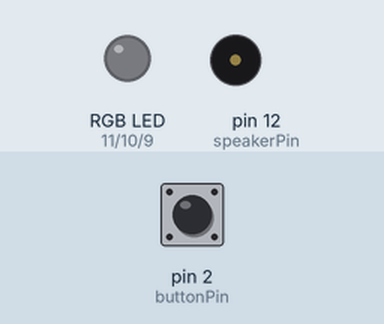
Simulated run of this sketch. Board: Arduino Uno, built with avr-gcc and run on an emulated ATmega328P. Parts: an RGB LED mixed from three pins (HIGH = lit), buzzer (waves = sounding). The test bench sets the inputs (shaded band); at power-on: pin 2 (buttonPin) LOW.

Above: at 1.2 s.
1.3 s: pin 2 (buttonPin) pulled HIGH for 1 s
At 2.8 s:
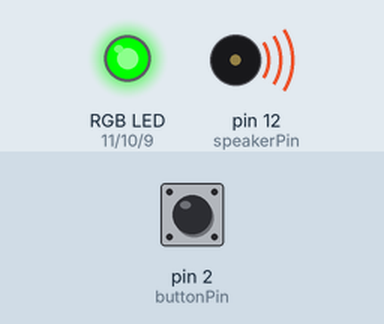
Timing chart, 0 to 9.3 s (numbered marks = the images above; inputs shaded):
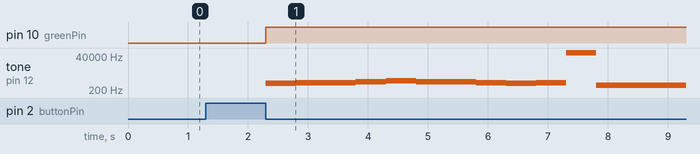

Measured:
- after the input at 1.3 s, pin 10 (greenPin): LOW → HIGH after 1.0 s; tone on pin 12 (speakerPin): plays 554 Hz for 0.50 s, 622 Hz for 1.0 s, 698 Hz for 0.50 s, 831 Hz for 0.50 s, 740 Hz for 0.50 s, 698 Hz for 0.50 s … (11 notes in this stretch), starting after 1.0 s

The sketch:

Demo.ino
```cpp
/*
Adafruit Arduino - Lesson 3. RGB LED
*/

int speakerPin = 12;
int redPin = 11;
int greenPin = 10;
int bluePin = 9;
int buttonPin = 2;

int buttonState;             // the current reading from the input pin
int lastButtonState = LOW;
int reading;

unsigned long lastDebounceTime = 0;  // the last time the output pin was toggled
unsigned long debounceDelay = 500;


void setup()
{
  pinMode(speakerPin, OUTPUT);
  pinMode(redPin, OUTPUT);
  pinMode(greenPin, OUTPUT);
  pinMode(bluePin, OUTPUT);
  pinMode(buttonPin, INPUT);
}

void loop()
{
  reading = digitalRead(buttonPin);
  buttonState = digitalRead(buttonPin);

  if (reading != lastButtonState)
  {
    // reset the debouncing timer
    lastDebounceTime = millis();
  }

  if ((millis() - lastDebounceTime) > debounceDelay)
  {
    // whatever the reading is at, it's been there for longer than the debounce
    // delay, so take it as the actual current state:

    // if the button state has changed:
    if (reading != buttonState)
    {
      buttonState = reading;


    if(buttonState == HIGH)
      {
    setColor(0,255,0);
    play();
      }

    else
      {
    setColor(255,0,0);
    noTone(speakerPin);
       }
    }
  }

  // save the reading. Next time through the loop, it'll be the lastButtonState:
  lastButtonState = reading;
}

void setColor(int red, int green, int blue)
{
  #ifdef COMMON_ANODE
    red = 255 - red;
    green = 255 - green;
    blue = 255 - blue;
  #endif
  analogWrite(redPin, red);
  analogWrite(greenPin, green);
  analogWrite(bluePin, blue);
}

void play() {
  tone(speakerPin,554);
  delay(500);
  tone(speakerPin,622);
  delay(500);
  tone(speakerPin,622);
  delay(500);
  tone(speakerPin,698);
  delay(500);
  tone(speakerPin,831);
  delay(500);
  tone(speakerPin,740);
  delay(500);
  tone(speakerPin,698);
  delay(500);
  tone(speakerPin,622);
  delay(500);
  tone(speakerPin,554);
  delay(500);
  tone(speakerPin,622);
  delay(500);
  tone(speakerPin,-1);
  delay(500);
  tone(speakerPin,415);
  delay(500);
  tone(speakerPin,415);
}
```
